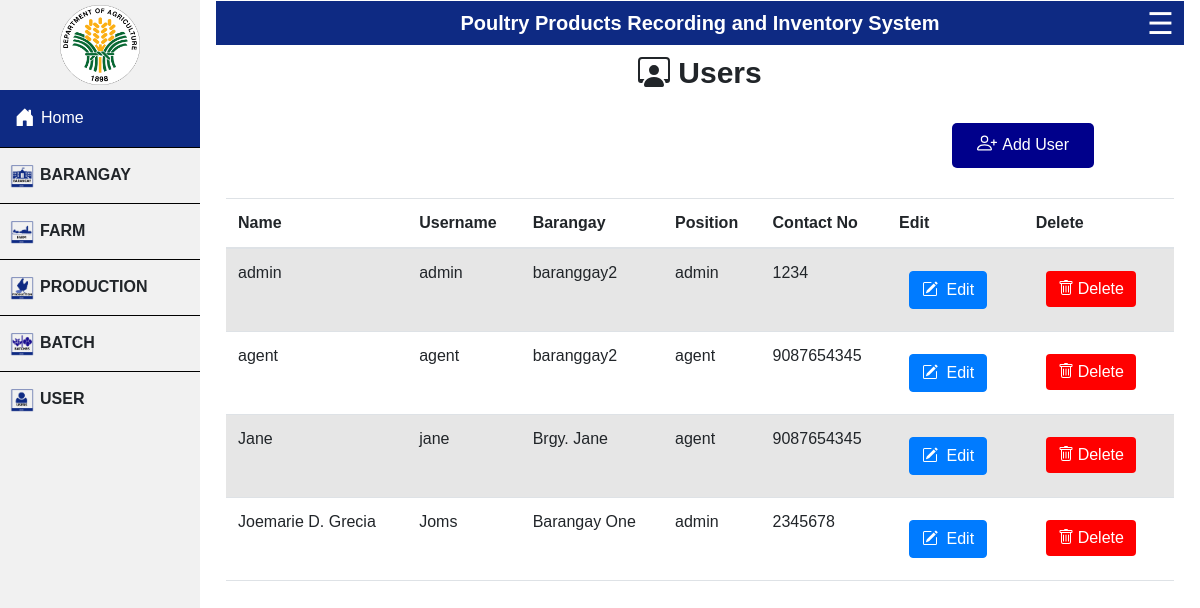
Screenshot of /project/view-user.php with the database file from the repository.
### tables this page shows
CREATE TABLE `user` (
  `userID` int(11) NOT NULL,
  `name` varchar(21) NOT NULL,
  `username` varchar(21) NOT NULL,
  `position` varchar(21) NOT NULL DEFAULT 'admin',
  `password` varchar(255) NOT NULL,
  `repassword` varchar(21) NOT NULL,
  `baranggay` varchar(21) NOT NULL,
  `mobile_no` bigint(21) NOT NULL,
  `status` varchar(21) NOT NULL DEFAULT 'on'
);

### project/view-user.php (the view, shortened to what this page needs)
<?php
$username = "root";
$password = "";
$database = "project";
$mysqli = new mysqli("localhost", $username, $password, $database);
?>
<?php include ("header.php");  ?>
<section class="wrapper">
    <section class="view-user">
        <h2>Users</h2>
    </section>
    <section class="view">
        <?php
$query = "SELECT * FROM user";
if ($result = $mysqli->query($query)){
		echo "<table class='table table-striped'>
			<thead>
			<tr>
				<th scope='col' hidden id='count'>UserID</th>
				<th scope='col' id='name'>Name</th>
				<th scope='col' id='u-name'>Username</th>
                <th scope='col' id='brgy'>Barangay</th>
				<th scope='col' id='pos'>Position</th>
				<th scope='col' id='cntct'>Contact No</th>
				<th scope='col' id='edit'> Edit </th>
				<th scope='col' id='delete'> Delete </th>
			</tr>
			</thead>";
		}
        while ($row = $result->fetch_assoc()) {
        	echo"<tr>";
            	echo "<td id='name'>" .$row['name']. "</td>";
            	echo "<td id='u-name'>" .$row['username']. "</td>";
                echo "<td id='brgy'>" .$row['baranggay']. "</td>";
            	echo "<td id='pos'>" .$row['position']. "</td>";
	        	echo "<td id='cntct'>" .$row['mobile_no']. "</td>";
            	echo '<td >
                        <button type="button" class="btn btn-primary" data-bs-toggle="modal" data-bs-target="#editModal" >
                           <a href="update.php?userID='.$row['userID'].'"><svg xmlns="http://www.w3.org/2000/svg" width="20" height="20" fill="currentColor" class="bi bi-pencil-square" viewBox="0 0 20 20">
                           <path d="M15.502 1.94a.5.5 0 0 1 0 .706L14.459 3.69l-2-2L13.502.646a.5.5 0 0 1 .707 0l1.293 1.293zm-1.75 2.456-2-2L4.939 9.21a.5.5 0 0 0-.121.196l-.805 2.414a.25.25 0 0 0 .316.316l2.414-.805a.5.5 0 0 0 .196-.12l6.813-6.814z"/>
                           <path fill-rule="evenodd" d="M1 13.5A1.5 1.5 0 0 0 2.5 15h11a1.5 1.5 0 0 0 1.5-1.5v-6a.5.5 0 0 0-1 0v6a.5.5 0 0 1-.5.5h-11a.5.5 0 0 1-.5-.5v-11a.5.5 0 0 1 .5-.5H9a.5.5 0 0 0 0-1H2.5A1.5 1.5 0 0 0 1 2.5v11z"/>
                         </svg> Edit </a>
                        </button>
                </td>';
				echo '
					<td>
                    <div class="delete-button">
						<button type="button" class="btn btn-primary" data-bs-toggle="modal" data-bs-target="#deleteModal'.$row["userID"].'">
                        <svg xmlns="http://www.w3.org/2000/svg" width="20" height="20" fill="currentColor" class="bi bi-trash" viewBox="0 0 20 20">
                        <path d="M5.5 5.5A.5.5 0 0 1 6 6v6a.5.5 0 0 1-1 0V6a.5.5 0 0 1 .5-.5zm2.5 0a.5.5 0 0 1 .5.5v6a.5.5 0 0 1-1 0V6a.5.5 0 0 1 .5-.5zm3 .5a.5.5 0 0 0-1 0v6a.5.5 0 0 0 1 0V6z"/>
                        <path fill-rule="evenodd" d="M14.5 3a1 1 0 0 1-1 1H13v9a2 2 0 0 1-2 2H5a2 2 0 0 1-2-2V4h-.5a1 1 0 0 1-1-1V2a1 1 0 0 1 1-1H6a1 1 0 0 1 1-1h2a1 1 0 0 1 1 1h3.5a1 1 0 0 1 1 1v1zM4.118 4 4 4.059V13a1 1 0 0 0 1 1h6a1 1 0 0 0 1-1V4.059L11.882 4H4.118zM2.5 3V2h11v1h-11z"/>
                      </svg>Delete
						</button>
                    </div>
						<form action="view-user.php" method="GET">
							<div class="modal fade" id="deleteModal'.$row["userID"].'" tabindex="-1" aria-labelledby="ModalLabel" aria-hidden="true">
								<div class="modal-dialog">
									<div class="modal-content">
									<div class="modal-header">
										<h1 class="modal-title fs-5" id="exampleModalLabel">Confirm</h1>
										<button type="button" class="btn-close" data-bs-dismiss="modal" aria-label="Close"></button>
									</div>
									<div class="modal-body">
                                        <center> Are you sure you want to delete the user with this id?? </center>
									</div>
                                        <center> <p> '.$row["userID"].' </p> </center>
									<div class="modal-footer">
										<button type="button" class="btn btn-secondary" data-bs-dismiss="modal"> Cancel </button>
										<button id="delete-btn" type="submit" class="btn btn-primary"> <a id="delete-yes" href="delete.php?id='.$row["userID"].'"> Yes </a> </button>
									</div>
									</div>
								</div>
							</div>
						</form>
					</td>';
			echo"</tr>";
		}
?>
    </section>
    <div class="add">
        <div class="add-user-page">
            <a href="add-user.php">Add User</a>
        </div>
    </div>
</section>
</body>
</html>

### project/header.php (style rules this page uses)
body { margin: 0; font-family: helvetica; }
button { margin: 10px; border: none; color: white; font-size: 15px; font-weight: bolder; background-color: #0e2a83; border-radius: 20px; cursor: pointer; }

### project/view-user.php (style rules this page uses)
.wrapper { margin-top: 10px; }
.view { padding-top: 10px; margin: 10px; }
.view-user { display: flex; margin-top: 10px; justify-content: center; }
.view-user h2 { font-size: 30px; font-weight: bold; }
.add { display: flex; justify-content: flex-end; }
.add-user-page { background-color: darkblue; padding: 10px 25px 10px 25px; margin-bottom: 30px; margin-right: 80px; border-radius: 5px; }
.add-user-page a { text-decoration: none; color: white; }
tr td button a { text-decoration: none; color: white; }
.delete-button button { border: none; background-color: red; }
a { text-decoration:none !important; }

### rows the page displays
user: name "admin", username "admin", baranggay "baranggay2", position "admin", mobile_no "1234"
user: name "agent", username "agent", baranggay "baranggay2", position "agent", mobile_no "9087654345"
user: name "Jane", username "jane", baranggay "Brgy. Jane", position "agent", mobile_no "9087654345"
user: name "Joemarie D. Grecia", username "Joms", baranggay "Barangay One", position "admin", mobile_no "2345678"
